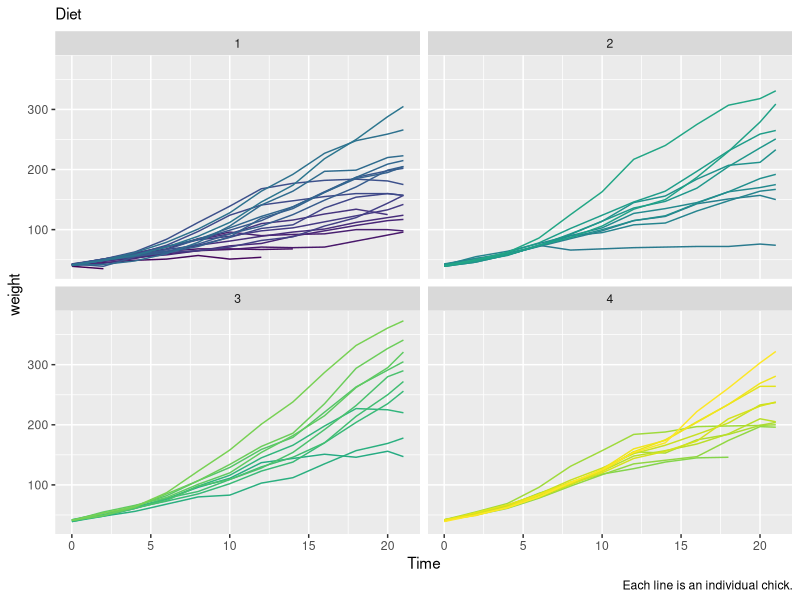

The R script that drew this image:
## ---- chunk 1
knitr::opts_chunk$set(echo = TRUE, message = FALSE, warning = FALSE)
## ---- chunk 2
data("ChickWeight")
summary(ChickWeight)
## ---- chunk 3
library(dplyr)
library(ggplot2)
ChickWeight %>%
  ggplot() +
  geom_path(aes(x=Time, y=weight, col=Chick), show.legend = F) +
  facet_wrap(~Diet) +
  labs(subtitle = "Diet",
       caption = "Each line is an individual chick.")
## ---- chunk 4
cw_ml <- as.data.frame(ChickWeight) %>%
  group_by(Chick) %>%
  mutate(weight_1U_ago=lag(weight, 1),
         diff_1U=weight-weight_1U_ago) %>%
  filter(!is.na(weight_1U_ago))
head(cw_ml)
## ---- chunk 5
library(caret)
chicks <- unique(cw_ml$Chick)
## 75% of the sample size
smp_size <- floor(0.75 * length(chicks))

## set the seed to make your partition reproducible
set.seed(88)
train_chicks <- sample(seq_len(length(chicks)), size = smp_size)

train <- subset(cw_ml, Chick %in% train_chicks)
library(Hmisc)
# "A" %nin% "B"
test <- subset(cw_ml, Chick %nin% train_chicks)
## ---- chunk 6
# Build baseline model
train_pred <- train %>%
  group_by(Chick) %>%
  mutate(pred_bas=head(weight_1U_ago, 1))
head(train_pred)
## ---- chunk 7
t <- unique(train_pred$Time)
bas_error <- data.frame()
for (i in 2:length(t)) {
  tr_temp = subset(train_pred, Time==t[i])
  n = nrow(tr_temp)
  sq_d = (tr_temp$weight-tr_temp$pred_bas)^2
  s_sq_d = sum(sq_d)/n
  rmse = round(sqrt(s_sq_d), 2)
  bas_error = rbind(bas_error, 
                    cbind(fold=i, 
                          Time=t[i], 
                          Error=rmse, 
                          N_Error=round(rmse/round(mean(tr_temp$weight), 2), 2)))
}
bas_error
## ---- chunk 8
rmse_bas <- mean(bas_error$Error)
rmse_bas
## ---- chunk 9
rmse_bas_n <- mean(bas_error$Error)/mean(train_pred$weight)
rmse_bas_n
## ---- chunk 10
y <- train$weight
x <- cbind(train$Time, train$weight_1U_ago, train$diff_1U)
## ---- chunk 11
e_lm1 <- lm(log(y) ~ x,
  data=train)
## ---- chunk 12
train_pred$predx <- predict(e_lm1)
train_pred$predx_w <- exp(train_pred$predx)
## ---- chunk 13
exp_error <- data.frame()
for (i in 2:length(t)) {
  tr_temp = subset(train_pred, Time==t[i])
  n = nrow(tr_temp)
  sq_d = (tr_temp$weight-tr_temp$predx_w)^2
  s_sq_d = sum(sq_d)/n
  rmse = round(sqrt(s_sq_d), 2)
  exp_error = rbind(exp_error, 
                    cbind(fold=i, 
                          Time=t[i], 
                          Error=rmse, 
                          N_Error=round(rmse/round(mean(tr_temp$weight), 2), 2)))
}
exp_error
## ---- chunk 14
rmse_expx <- mean(exp_error$Error)
## ---- chunk 15
rmse_expx_N <- mean(exp_error$Error)/mean(train_pred$weight)
## ---- chunk 16
trainx <- as.data.frame(train) %>%
  group_by(Chick) %>%
  mutate(weight_2U_ago=lag(weight, 2),
         diff_2U=weight-weight_2U_ago) %>%
  filter(!is.na(diff_2U))
## ---- chunk 17
yx <- trainx$weight
xx <- cbind(trainx$Time, trainx$weight_1U_ago, trainx$diff_1U, 
            trainx$weight_2U_ago, trainx$diff_2U)
## ---- chunk 18
e_lm2 <- lm(log(yx) ~ xx,
  data=trainx)
## ---- chunk 19
trainx$pred <- predict(e_lm2)
trainx$pred_w <- exp(trainx$pred)
## ---- chunk 20
exp_error <- data.frame()
for (i in 2:length(t)) {
  tr_temp = subset(trainx, Time==t[i])
  n = nrow(tr_temp)
  sq_d = (tr_temp$weight-tr_temp$pred_w)^2
  s_sq_d = sum(sq_d)/n
  rmse = (sqrt(s_sq_d))
  exp_error = rbind(exp_error, 
                    cbind(fold=i, 
                          Time=t[i], 
                          Error=rmse, 
                          N_Error=(rmse/(mean(tr_temp$weight)))))
}
exp_error
## ---- chunk 21
rmse_expxx <- mean(exp_error$Error, na.rm = TRUE)
## ---- chunk 22
rmse_expxx_N <- mean(exp_error$Error, na.rm = TRUE)/mean(trainx$weight)
## ---- chunk 23
trainxx <- as.data.frame(trainx) %>%
  group_by(Chick) %>%
  mutate(weight_3U_ago=lag(weight, 3),
         diff_3U=weight-weight_3U_ago) %>%
  filter(!is.na(diff_3U))
## ---- chunk 24
yxx <- trainxx$weight
xxx <- cbind(trainxx$Time, trainxx$weight_1U_ago, trainxx$diff_1U, 
            trainxx$weight_2U_ago, trainxx$diff_2U, 
            trainxx$weight_3U_ago, trainxx$diff_3U)
## ---- chunk 25
e_lm3 <- lm(log(yxx) ~ xxx,
  data=trainxx)
## ---- chunk 26
trainxx$pred <- predict(e_lm3)
trainxx$pred_w <- exp(trainxx$pred)
## ---- chunk 27
exp_error <- data.frame()
for (i in 2:length(t)) {
  tr_temp = subset(trainxx, Time==t[i])
  n = nrow(tr_temp)
  sq_d = (tr_temp$weight-tr_temp$pred_w)^2
  s_sq_d = sum(sq_d)/n
  rmse = (sqrt(s_sq_d))
  exp_error = rbind(exp_error, 
                    cbind(fold=i, 
                          Time=t[i], 
                          Error=rmse, 
                          N_Error=(rmse/(mean(tr_temp$weight)))))
}
exp_error
## ---- chunk 28
rmse_expxxx <- mean(exp_error$Error, na.rm = TRUE)
## ---- chunk 29
rmse_expxxx_N <- mean(exp_error$Error, na.rm = TRUE)/mean(trainx$weight)
## ---- chunk 30
data.frame(Model=c("baseline", "exp+1f", "exp+2f", "exp+3f"), 
           RMSE=c(rmse_bas, rmse_expx, rmse_expxx, rmse_expxxx),
           "Normalised RMSE"=c(rmse_bas_n, rmse_expx_N, rmse_expxx_N, rmse_expxxx_N))
## ---- chunk 31
xp <- cbind(trainx$Time, 
            trainx$weight_1U_ago, trainx$diff_1U, 
            trainx$weight_2U_ago, trainx$diff_2U,
            trainx$Diet)
## ---- chunk 32
e_lmp <- lm(log(yx) ~ xp,
  data=trainx)
## ---- chunk 33
trainx$pred_exp_p <- predict(e_lmp)
trainx$pred_exp_pw <- exp(trainx$pred_exp_p)
## ---- chunk 34
exp_error <- data.frame()
for (i in 2:length(t)) {
  tr_temp = subset(trainx, Time==t[i])
  n = nrow(tr_temp)
  sq_d = (tr_temp$weight-tr_temp$pred_exp_pw)^2
  s_sq_d = sum(sq_d)/n
  rmse = round(sqrt(s_sq_d), 2)
  exp_error = rbind(exp_error, 
                    cbind(fold=i, 
                          Time=t[i], 
                          Error=rmse, 
                          N_Error=round(rmse/round(mean(tr_temp$weight), 2), 2)))
}
exp_error
## ---- chunk 35
rmse_expx_p <- mean(exp_error$Error, na.rm = TRUE)
## ---- chunk 36
rmse_expx_p_N <- rmse_expx_p/mean(trainx$weight)
## ---- chunk 37
data.frame(Model=c("exp+2f", "exp+2f+1p"), 
           RMSE=c(rmse_expxx, rmse_expx_p),
           "Normalised RMSE"=c(rmse_expxx_N, rmse_expx_p_N))
## ---- chunk 38
testx <- as.data.frame(test) %>%
  group_by(Chick) %>%
  mutate(weight_2U_ago=lag(weight, 2),
         diff_2U=weight-weight_2U_ago) %>%
  filter(!is.na(diff_2U))
## ---- chunk 39
yx <- testx$weight
xp <- cbind(testx$Time, testx$weight_1U_ago, testx$diff_1U, 
            testx$weight_2U_ago, testx$diff_2U,
            testx$Diet)
## ---- chunk 40
e_lmp_test <- lm(log(yx) ~ xp,
  data=testx)
## ---- chunk 41
testx$pred_exp_p <- predict(e_lmp_test)
testx$pred_exp_pw <- exp(testx$pred_exp_p)
## ---- chunk 42
exp_error <- data.frame()
for (i in 2:length(t)) {
  tr_temp = subset(testx, Time==t[i])
  n = nrow(tr_temp)
  sq_d = (tr_temp$weight-tr_temp$pred_exp_pw)^2
  s_sq_d = sum(sq_d)/n
  rmse = round(sqrt(s_sq_d), 2)
  exp_error = rbind(exp_error, 
                    cbind(fold=i, 
                          Time=t[i], 
                          Error=rmse, 
                          N_Error=round(rmse/round(mean(tr_temp$weight), 2), 2)))
}
exp_error
## ---- chunk 43
rmse_expx_p_test <- mean(exp_error$Error, na.rm = TRUE)
## ---- chunk 44
rmse_expx_p_N_test <- rmse_expx_p_test/mean(trainx$weight)
## ---- chunk 45
data.frame(Model=c("exp+2f+1p (train)", "test"), 
           RMSE=c(rmse_expx_p, rmse_expx_p_test),
           "Normalised RMSE"=c(rmse_expx_p_N, rmse_expx_p_N_test))
